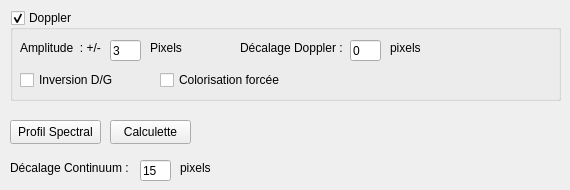
      <widget class="QWidget" name="tab_dop">
       <attribute name="title">
        <string>Doppler - Continuum</string>
       </attribute>
       <widget class="QLineEdit" name="dop_conti_shift_text">
        <property name="geometry">
         <rect>
          <x>140</x>
          <y>160</y>
          <width>31</width>
          <height>21</height>
         </rect>
        </property>
        <property name="text">
         <string>15</string>
        </property>
       </widget>
       <widget class="QLabel" name="label_22">
        <property name="geometry">
         <rect>
          <x>10</x>
          <y>160</y>
          <width>121</width>
          <height>16</height>
         </rect>
        </property>
        <property name="text">
         <string>Décalage Continuum : </string>
        </property>
       </widget>
       <widget class="QLabel" name="label_23">
        <property name="geometry">
         <rect>
          <x>180</x>
          <y>160</y>
          <width>49</width>
          <height>16</height>
         </rect>
        </property>
        <property name="text">
         <string>pixels</string>
        </property>
       </widget>
       <widget class="QPushButton" name="dop_profil_btn">
        <property name="geometry">
         <rect>
          <x>10</x>
          <y>120</y>
          <width>91</width>
          <height>24</height>
         </rect>
        </property>
        <property name="text">
         <string>Profil Spectral</string>
        </property>
       </widget>
       <widget class="QPushButton" name="dop_calc_btn">
        <property name="geometry">
         <rect>
          <x>110</x>
          <y>120</y>
          <width>81</width>
          <height>24</height>
         </rect>
        </property>
        <property name="text">
         <string>Calculette</string>
        </property>
       </widget>
       <widget class="QGroupBox" name="dop_groupbox">
        <property name="geometry">
         <rect>
          <x>10</x>
          <y>10</y>
          <width>551</width>
          <height>91</height>
         </rect>
        </property>
        <property name="styleSheet">
         <string notr="true"/>
        </property>
        <property name="title">
         <string>Doppler</string>
        </property>
        <property name="flat">
         <bool>true</bool>
        </property>
        <property name="checkable">
         <bool>true</bool>
        </property>
        <widget class="QLabel" name="label_18">
         <property name="geometry">
          <rect>
           <x>10</x>
           <y>30</y>
           <width>111</width>
           <height>16</height>
          </rect>
         </property>
         <property name="text">
          <string>Amplitude  : +/-</string>
         </property>
        </widget>
        <widget class="QLineEdit" name="dop_shift_text">
         <property name="geometry">
          <rect>
           <x>100</x>
           <y>30</y>
           <width>31</width>
           <height>21</height>
          </rect>
         </property>
         <property name="text">
          <string>3</string>
         </property>
        </widget>
        <widget class="QLabel" name="label_20">
         <property name="geometry">
          <rect>
           <x>140</x>
           <y>30</y>
           <width>49</width>
           <height>16</height>
          </rect>
         </property>
         <property name="text">
          <string>Pixels</string>
         </property>
        </widget>
        <widget class="QCheckBox" name="dop_inv_chk">
         <property name="geometry">
          <rect>
           <x>10</x>
           <y>60</y>
           <width>101</width>
           <height>20</height>
          </rect>
         </property>
         <property name="text">
          <string>Inversion D/G</string>
         </property>
        </widget>
        <widget class="QLabel" name="label_19">
         <property name="geometry">
          <rect>
           <x>230</x>
           <y>30</y>
           <width>111</width>
           <height>16</height>
          </rect>
         </property>
         <property name="text">
          <string>Décalage Doppler :</string>
         </property>
        </widget>
        <widget class="QLineEdit" name="dop_offset_text">
         <property name="geometry">
          <rect>
           <x>340</x>
           <y>30</y>
           <width>31</width>
           <height>21</height>
          </rect>
         </property>
         <property name="text">
          <string>0</string>
         </property>
        </widget>
        <widget class="QLabel" name="label_21">
         <property name="geometry">
          <rect>
           <x>380</x>
           <y>30</y>
           <width>49</width>
           <height>16</height>
          </rect>
         </property>
         <property name="text">
          <string>pixels</string>
         </property>
        </widget>
        <widget class="QCheckBox" name="dop_color_force_chk">
         <property name="geometry">
          <rect>
           <x>150</x>
           <y>60</y>
           <width>131</width>
           <height>20</height>
          </rect>
         </property>
         <property name="text">
          <string>Colorisation forcée</string>
         </property>
        </widget>
       </widget>
      </widget>
